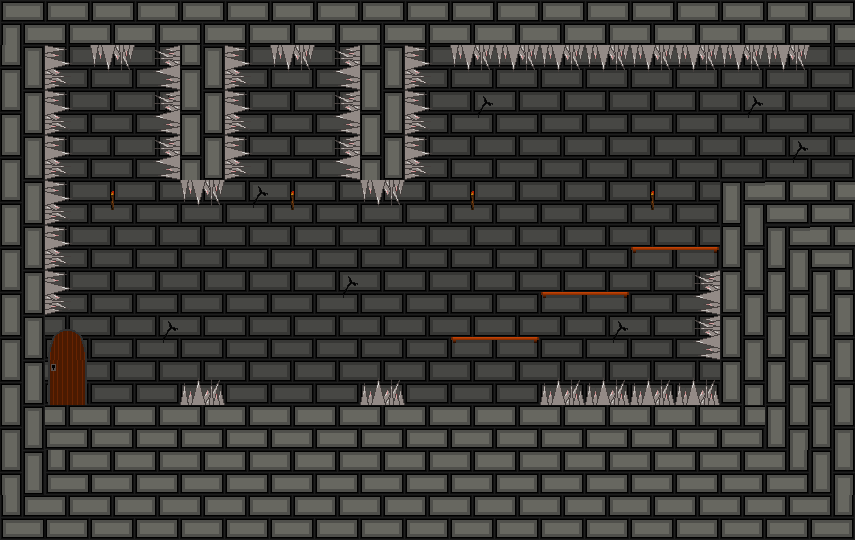

Below is a game level as drawn by its tile map, then a one-line description and the .tmx file that defines it, in full:
An orthogonal 19x12 tile map with 45x45 px tiles, 2 tile layers (briques, obstacles), 3 tilesets.

<map version="1.5" tiledversion="1.7.2" orientation="orthogonal" renderorder="right-down" width="19" height="12" tilewidth="45" tileheight="45" infinite="0" nextlayerid="3" nextobjectid="1">
 <tileset firstgid="1" name="briques sol" tilewidth="45" tileheight="45" tilecount="42" columns="6">
  <image source="briques sol.png" width="270" height="315" />
 </tileset>
 <tileset firstgid="43" name="brique v finale" tilewidth="45" tileheight="45" tilecount="16" columns="4">
  <image source="briques_fond.png" width="180" height="180" />
 </tileset>
 <tileset firstgid="59" name="New Piskel" tilewidth="45" tileheight="45" tilecount="16" columns="4">
  <image source="decor.png" width="180" height="180" />
 </tileset>
 <layer id="1" name="briques" width="19" height="12">
  <data encoding="csv">
15,11,11,11,11,11,11,11,11,11,11,11,11,11,11,11,11,11,11,
10,46,46,46,10,46,46,46,10,46,46,46,46,46,46,46,46,46,46,
10,46,46,47,10,46,46,46,10,46,47,46,46,46,46,46,47,46,46,
10,46,46,46,10,46,46,46,10,46,46,46,46,46,46,46,46,47,46,
10,46,48,46,46,47,48,46,46,46,48,46,46,46,48,46,2147483662,9,9,
10,46,46,46,46,46,46,46,46,46,46,46,46,46,46,46,12,2147483662,9,
10,46,46,46,46,46,46,47,46,46,46,46,46,46,46,46,12,12,12,
10,46,46,47,46,46,46,46,46,46,46,46,46,47,46,46,12,12,12,
10,46,46,46,46,46,46,46,46,46,46,46,46,46,46,46,12,12,12,
10,9,9,9,9,9,9,9,9,9,9,9,9,9,9,9,9,12,12,
10,2147483661,9,9,9,9,9,9,9,9,9,9,9,9,9,9,9,13,12,
2147483661,9,9,9,9,9,9,9,9,9,9,9,9,9,9,9,9,9,13
</data>
 </layer>
 <layer id="2" name="obstacles" width="19" height="12">
  <data encoding="csv">
0,0,0,0,0,0,0,0,0,0,0,0,0,0,0,0,0,0,0,
0,2684354632,1073741896,1610612808,0,2684354632,1073741896,1610612808,0,2684354632,1073741896,1073741896,1073741896,1073741896,1073741896,1073741896,1073741896,1073741896,0,
0,2684354632,0,1610612808,0,2684354632,0,1610612808,0,2684354632,0,0,0,0,0,0,0,0,0,
0,2684354632,0,1610612808,0,2684354632,0,1610612808,0,2684354632,0,0,0,0,0,0,0,0,0,
0,2684354632,0,0,1073741896,0,0,0,1073741896,0,0,0,0,0,0,0,0,0,0,
0,2684354632,0,0,0,0,0,0,0,0,0,0,0,0,60,61,0,0,0,
0,2684354632,0,0,0,0,0,0,0,0,0,0,60,61,0,1610612808,0,0,0,
0,67,0,0,0,0,0,0,0,0,60,61,0,0,0,1610612808,0,0,0,
0,68,0,0,72,0,0,0,72,0,0,0,72,72,72,72,0,0,0,
0,0,0,0,0,0,0,0,0,0,0,0,0,0,0,0,0,0,0,
0,0,0,0,0,0,0,0,0,0,0,0,0,0,0,0,0,0,0,
0,0,0,0,0,0,0,0,0,0,0,0,0,0,0,0,0,0,0
</data>
 </layer>
</map>
